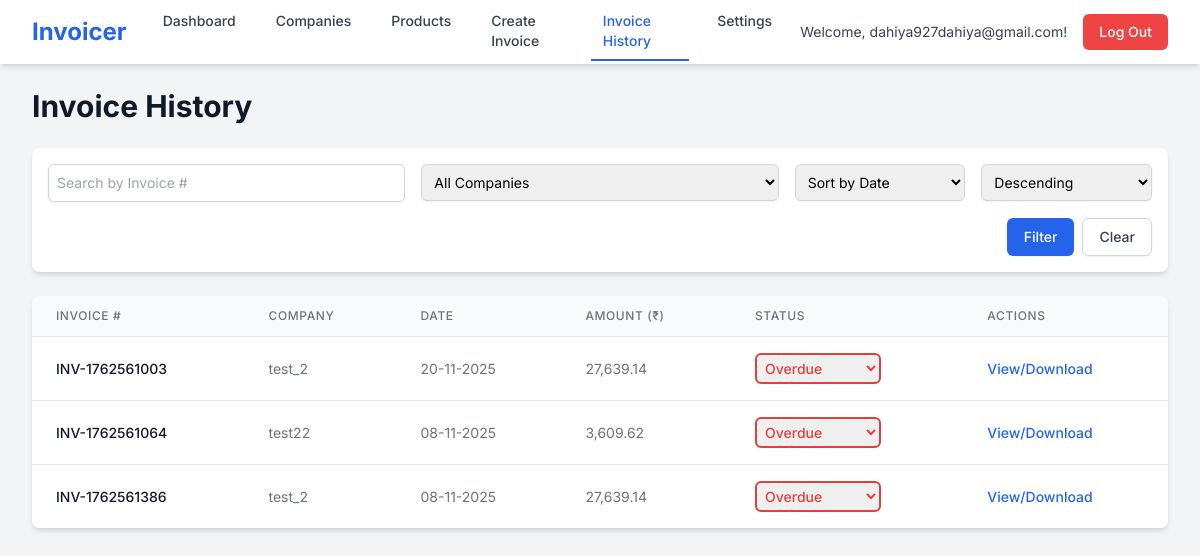
The page /invoice-history.php (signed in) on the database its author committed.
### tables this page shows
CREATE TABLE `invoices` (
  `id` int(11) NOT NULL,
  `user_id` int(11) NOT NULL,
  `company_id` int(11) NOT NULL,
  `invoice_number` varchar(255) NOT NULL,
  `invoice_date` date NOT NULL,
  `vehicle_number` varchar(50) DEFAULT NULL,
  `state_of_supply` varchar(100) DEFAULT NULL,
  `total_amount` decimal(10,2) NOT NULL,
  `payment_status` varchar(50) DEFAULT 'Overdue',
  `cgst_amount` decimal(10,2) DEFAULT 0.00,
  `sgst_amount` decimal(10,2) DEFAULT 0.00,
  `igst_amount` decimal(10,2) DEFAULT 0.00
);

CREATE TABLE `companies` (
  `id` int(11) NOT NULL,
  `user_id` int(11) NOT NULL,
  `company_name` varchar(255) NOT NULL,
  `gstin` varchar(15) DEFAULT NULL,
  `state` varchar(100) DEFAULT NULL,
  `state_code` varchar(10) DEFAULT NULL,
  `address` text DEFAULT NULL
);

### invoice-history.php (the view, shortened to what this page needs)
<?php
$user_id = $_SESSION['user_id'];
$user_email = $_SESSION['user_email'];
$servername = "localhost";
$username = "root";
$password = "";
$dbname = "invoicer_db";
$conn = new mysqli($servername, $username, $password, $dbname);
$search_term = $_GET['search'] ?? '';
$sort_by = $_GET['sort_by'] ?? 'invoice_date';
$order = $_GET['order'] ?? 'DESC';
$invoices = [];
$sql = "SELECT i.id, i.invoice_number, i.invoice_date, i.total_amount, i.payment_status, c.company_name
        FROM invoices i
        JOIN companies c ON i.company_id = c.id
        WHERE i.user_id = ?";
$params = [$user_id];
$types = "i";
$sort_whitelist = [
    'invoice_date' => 'i.invoice_date',
    'total_amount' => 'i.total_amount',
    'payment_status' => 'i.payment_status',
    'company_name' => 'c.company_name'
];
$order_whitelist = ['ASC', 'DESC'];
if (isset($sort_whitelist[$sort_by]) && in_array(strtoupper($order), $order_whitelist)) {
    $sql .= " ORDER BY " . $sort_whitelist[$sort_by] . " " . strtoupper($order);
} else {
    $sql .= " ORDER BY i.invoice_date DESC, i.id DESC";
}
$stmt = $conn->prepare($sql);
$stmt->bind_param($types, ...$params);
$stmt->execute();
$result = $stmt->get_result();
if ($result->num_rows > 0) {
    while($row = $result->fetch_assoc()) {
        $invoices[] = $row;
    }
}
?>
<!DOCTYPE html>
<html lang="en">
<head>
    <script src="https://cdn.tailwindcss.com"></script>
</head>
<body class="bg-gray-100">
    <nav class="bg-white shadow-md">
        <div class="max-w-7xl mx-auto px-4 sm:px-6 lg:px-8">
            <div class="flex justify-between h-16">
                <div class="flex items-center min-w-0">
                    <span class="text-2xl font-bold text-blue-600 flex-shrink-0">Invoicer</span>
                    <div class="hidden sm:ml-6 sm:flex sm:items-baseline sm:space-x-4">
                        <a href="dashboard.php" class="text-gray-700 hover:text-blue-600 px-3 py-2 rounded-md text-sm font-medium">Dashboard</a>
                        <a href="companies.php" class="text-gray-700 hover:text-blue-600 px-3 py-2 rounded-md text-sm font-medium">Companies</a>
                        <a href="products.php" class="text-gray-700 hover:text-blue-600 px-3 py-2 rounded-md text-sm font-medium">Products</a>
                        <a href="create-invoice.php" class="text-gray-700 hover:text-blue-600 px-3 py-2 rounded-md text-sm font-medium">Create Invoice</a>
                        <a href="invoice-history.php" class="text-blue-600 border-b-2 border-blue-600 px-3 py-2 text-sm font-medium" aria-current="page">Invoice History</a>
                        <a href="settings.php" class="text-gray-700 hover:text-blue-600 px-3 py-2 rounded-md text-sm font-medium">Settings</a>
                    </div>
                </div>
                <div class="flex items-center flex-shrink-0 ml-4">
                    <span class="hidden md:inline text-gray-700 mr-4 text-sm truncate">
                        Welcome, <?php echo htmlspecialchars($user_email); ?>!
                    </span>
                    <a href="logout.php" class="flex-shrink-0 bg-red-500 text-white px-4 py-2 rounded-md text-sm font-medium hover:bg-red-600">
                        Log Out
                    </a>
                </div>
            </div>
        </div>
    </nav>
    <div class="max-w-7xl mx-auto py-6 sm:px-6 lg:px-8">
        <h1 class="text-3xl font-bold text-gray-900 mb-6">Invoice History</h1>
        <div class="bg-white shadow-md rounded-lg p-4 mb-6">
            <form action="invoice-history.php" method="GET" class="grid grid-cols-1 md:grid-cols-6 gap-4">
                <div class="md:col-span-2">
                    <input type="text" name="search" id="search"
                           placeholder="Search by Invoice #"
                           value="<?php echo htmlspecialchars($search_term); ?>"
                           class="block w-full rounded-md border-gray-300 shadow-sm focus:border-blue-500 focus:ring-blue-500 sm:text-sm p-2 border">
                </div>
                <div class="md:col-span-2">
                    <select id="company" name="company" class="block w-full rounded-md border-gray-300 shadow-sm focus:border-blue-500 focus:ring-blue-500 sm:text-sm p-2 border">
                        <option value="">All Companies</option>
                    </select>
                </div>
                <div>
                    <select id="sort_by" name="sort_by" class="block w-full rounded-md border-gray-300 shadow-sm focus:border-blue-500 focus:ring-blue-500 sm:text-sm p-2 border">
                        <option value="invoice_date" <?php echo ($sort_by == 'invoice_date') ? 'selected' : ''; ?>>Sort by Date</option>
                    </select>
                </div>
                <div>
                    <select id="order" name="order" class="block w-full rounded-md border-gray-300 shadow-sm focus:border-blue-500 focus:ring-blue-500 sm:text-sm p-2 border">
                        <option value="DESC" <?php echo (strtoupper($order) == 'DESC') ? 'selected' : ''; ?>>Descending</option>
                    </select>
                </div>
                <div class="md:col-span-6 flex justify-end gap-2">
                    <button type="submit"
                            class="justify-center py-2 px-4 border border-transparent rounded-md shadow-sm text-sm font-medium text-white bg-blue-600 hover:bg-blue-700 focus:outline-none focus:ring-2 focus:ring-offset-2 focus:ring-blue-500">
                        Filter
                    </button>
                    <a href="invoice-history.php"
                       class="justify-center py-2 px-4 border border-gray-300 rounded-md shadow-sm text-sm font-medium text-gray-700 bg-white hover:bg-gray-50 focus:outline-none focus:ring-2 focus:ring-offset-2 focus:ring-indigo-500">
                        Clear
                    </a>
                </div>
            </form>
        </div>
        <div class="bg-white shadow-md rounded-lg overflow-hidden">
            <table class="min-w-full divide-y divide-gray-200">
                <thead class="bg-gray-50">
                    <tr>
                        <th class="px-6 py-3 text-left text-xs font-medium text-gray-500 uppercase tracking-wider">Invoice #</th>
                        <th class="px-6 py-3 text-left text-xs font-medium text-gray-500 uppercase tracking-wider">Company</th>
                        <th class="px-6 py-3 text-left text-xs font-medium text-gray-500 uppercase tracking-wider">Date</th>
                        <th class="px-6 py-3 text-left text-xs font-medium text-gray-500 uppercase tracking-wider">Amount (₹)</th>
                        <th class="px-6 py-3 text-left text-xs font-medium text-gray-500 uppercase tracking-wider">Status</th>
                        <th class="px-6 py-3 text-left text-xs font-medium text-gray-500 uppercase tracking-wider">Actions</th>
                    </tr>
                </thead>
                <tbody class="bg-white divide-y divide-gray-200">
                    <?php if (empty($invoices)): ?>
                        <tr>
                            <td colspan="6" class="px-6 py-4 whitespace-nowrap text-sm text-gray-500 text-center">
                                No invoices found.
                            </td>
                        </tr>
                    <?php else: ?>
                        <?php foreach ($invoices as $invoice): ?>
                            <tr>
                                <td class="px-6 py-4 whitespace-nowrap text-sm font-medium text-gray-900"><?php echo htmlspecialchars($invoice['invoice_number']); ?></td>
                                <td class="px-6 py-4 whitespace-nowrap text-sm text-gray-500"><?php echo htmlspecialchars($invoice['company_name']); ?></td>
                                <td class="px-6 py-4 whitespace-nowrap text-sm text-gray-500"><?php echo date("d-m-Y", strtotime($invoice['invoice_date'])); ?></td>
                                <td class="px-6 py-4 whitespace-nowrap text-sm text-gray-500"><?php echo number_format($invoice['total_amount'], 2); ?></td>
                                <td class="px-6 py-4 whitespace-nowrap text-sm">
                                    <select class="status-select p-1 rounded-md" data-invoice-id="<?php echo $invoice['id']; ?>">
                                        <option value="Overdue" <?php echo ($invoice['payment_status'] == 'Overdue') ? 'selected' : ''; ?>>Overdue</option>
                                    </select>
                                </td>
                                <td class="px-6 py-4 whitespace-nowrap text-sm font-medium">
                                    <a href="view-invoice.php?id=<?php echo $invoice['id']; ?>" class="text-blue-600 hover:text-blue-900" target="_blank">View/Download</a>
                                </td>
                            </tr>
                        <?php endforeach; ?>
                    <?php endif; ?>
                </tbody>
            </table>
        </div>
    </div>
</body>
</html>

### invoice-history.php (style rules this page uses)
body { font-family: 'Inter', sans-serif; }
.status-select { font-weight: 500; border-width: 2px; border-color: #D1D5DB; background-position: right 0.5rem center; padding-right: 2.5rem !important; }

### rows shown on the page
invoices: invoice_number "INV-1762561003", company.company_name "test_2", invoice_date "20-11-2025", total_amount "27,639.14", payment_status+id "Overdue"
invoices: invoice_number "INV-1762561064", company.company_name "test22", invoice_date "08-11-2025", total_amount "3,609.62", payment_status+id "Overdue"
invoices: invoice_number "INV-1762561386", company.company_name "test_2", invoice_date "08-11-2025", total_amount "27,639.14", payment_status+id "Overdue"

### other values the page prints
$user_email "dahiya927dahiya@gmail.com"
